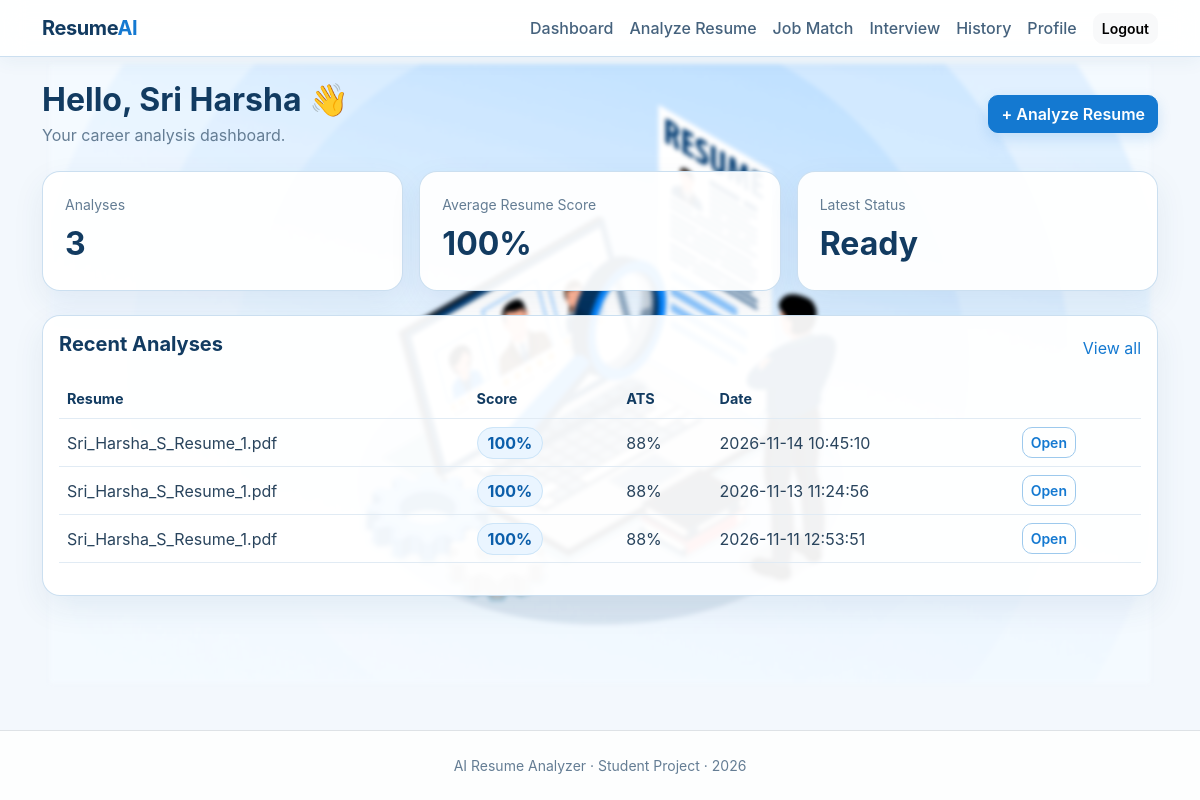
The app's page /dashboard (signed in) with its own data.
### tables this page shows
CREATE TABLE users (
            id INTEGER PRIMARY KEY AUTOINCREMENT,
            name TEXT NOT NULL,
            email TEXT UNIQUE NOT NULL,
            password_hash TEXT NOT NULL,
            career_goal TEXT DEFAULT '',
            created_at TEXT NOT NULL
        );

CREATE TABLE analyses (
            id INTEGER PRIMARY KEY AUTOINCREMENT,
            user_id INTEGER NOT NULL,
            filename TEXT NOT NULL,
            resume_text TEXT NOT NULL,
            score INTEGER NOT NULL,
            ats_score INTEGER NOT NULL,
            skills TEXT NOT NULL,
            strengths TEXT NOT NULL,
            weaknesses TEXT NOT NULL,
            suggestions TEXT NOT NULL,
            created_at TEXT NOT NULL,
            FOREIGN KEY(user_id) REFERENCES users(id)
        );

### app.py (the view)
@app.route("/dashboard")
@login_required
def dashboard():
    db = get_db()
    analyses = db.execute(
        "SELECT * FROM analyses WHERE user_id = ? ORDER BY id DESC LIMIT 5",
        (current_user.id,)
    ).fetchall()
    total = db.execute("SELECT COUNT(*) c FROM analyses WHERE user_id = ?", (current_user.id,)).fetchone()["c"]
    avg = db.execute("SELECT AVG(score) a FROM analyses WHERE user_id = ?", (current_user.id,)).fetchone()["a"]
    avg = round(avg or 0)
    return render_template("dashboard.html", analyses=analyses, total=total, avg=avg)

### app.py (called while the page is built)
def get_db():
    if "db" not in g:
        g.db = sqlite3.connect(DATABASE)
        g.db.row_factory = sqlite3.Row
    return g.db

@login_manager.user_loader
def load_user(user_id):
    db = get_db()
    row = db.execute("SELECT * FROM users WHERE id = ?", (user_id,)).fetchone()
    if not row:
        return None
    return User(row["id"], row["name"], row["email"], row["password_hash"])

@app.context_processor
def inject_year():
    return {"current_year": datetime.now().year}

### templates/dashboard.html (shortened to what this page needs)
{% extends "base.html" %}
{% block content %}
<div class="d-flex flex-wrap justify-content-between align-items-center mb-4">
    <div><h2 class="fw-bold mb-1">Hello, {{ current_user.name }} 👋</h2><p class="text-secondary mb-0">Your career analysis dashboard.</p></div>
    <a class="btn btn-primary" href="{{ url_for('upload') }}">+ Analyze Resume</a>
</div>
<div class="row g-3 mb-4">
    <div class="col-md-4"><div class="stat-card"><small>Analyses</small><strong>{{ total }}</strong></div></div>
    <div class="col-md-4"><div class="stat-card"><small>Average Resume Score</small><strong>{{ avg }}%</strong></div></div>
    <div class="col-md-4"><div class="stat-card"><small>Latest Status</small><strong>{{ "Ready" if total else "Start" }}</strong></div></div>
</div>
<div class="card app-card">
<div class="card-body">
    <div class="d-flex justify-content-between align-items-center"><h5 class="fw-bold">Recent Analyses</h5><a href="{{ url_for('history') }}">View all</a></div>
    {% if analyses %}
    <div class="table-responsive">
    <table class="table align-middle mt-3">
        <thead><tr><th>Resume</th><th>Score</th><th>ATS</th><th>Date</th><th></th></tr></thead>
        <tbody>
        {% for a in analyses %}
        <tr><td>{{ a.filename }}</td><td><span class="score-pill">{{ a.score }}%</span></td><td>{{ a.ats_score }}%</td><td>{{ a.created_at }}</td><td><a class="btn btn-sm btn-outline-primary" href="{{ url_for('analysis', analysis_id=a.id) }}">Open</a></td></tr>
        {% endfor %}
        </tbody>
    </table>
    </div>
    {% else %}
    <div class="empty-state"><div class="display-6">📄</div><h5>No resume analyzed yet</h5><p class="text-secondary">Upload your first resume to generate your report.</p><a class="btn btn-primary" href="{{ url_for('upload') }}">Upload Resume</a></div>
    {% endif %}
</div>
</div>
{% endblock %}

### static/css/style.css (style rules this page uses)
:root { --primary: #1479d1; --primary-dark: #0b5eaa; --navy: #123b61; --text: #29445d; --muted: #647d94; --line: #d7e7f5; --surface: rgba(255, 255, 255, 0.94); --soft-blue: #eaf5ff; --page-bg: #f3f8fd; }
body { min-height: 100vh; display: flex; flex-direction: column; position: relative; isolation: isolate; color: var(--text); background-color: var(--page-bg); font-family: Inter, system-ui, -apple-system, "Segoe UI", Arial, sans-serif; }
body::before { content: ""; position: absolute; inset: 0; z-index: -1; pointer-events: none; background-image: url("../images/how-ai-resume-screening-is-changing-the-hiring-process.png"); background-repeat: no-repeat; background-position: center 64px; background-size: min(100%, 1100px) auto; filter: blur(2px); }
h1, h2, h3, h4, h5, h6 { color: var(--navy); }
p { color: var(--text); }
.text-secondary, .text-muted { color: var(--muted) !important; }
a { color: var(--primary); text-decoration: none; }
.btn { border-radius: 10px; font-weight: 600; transition: background-color 0.2s ease, border-color 0.2s ease, box-shadow 0.2s ease, transform 0.2s ease; }
.btn-primary { background: var(--primary); border-color: var(--primary); box-shadow: 0 5px 14px rgba(20, 121, 209, 0.16); }
.btn-outline-primary { color: var(--primary); border-color: #9dc9ed; }
.glass-card, .feature-card, .stat-card, .score-card, .app-card { border: 1px solid rgba(201, 222, 240, 0.95); background: var(--surface); border-radius: 18px; box-shadow: 0 12px 32px rgba(34, 79, 116, 0.08); }
.feature-card h5, .app-card h5, .glass-card h4, .glass-card h5 { color: var(--navy); }
.mini-grid small, .stat-card small, .score-card small { display: block; color: var(--muted); }
.stat-card { height: 100%; padding: 22px; }
.stat-card strong { display: block; margin-top: 5px; color: var(--navy); font-size: 32px; }
.score-pill { padding: 5px 10px; border: 1px solid #cde5f8; border-radius: 999px; background: var(--soft-blue); color: var(--primary-dark); font-weight: 700; }
.table { --bs-table-bg: transparent; --bs-table-color: var(--text); --bs-table-border-color: #e1ebf4; --bs-table-hover-bg: #f3f9ff; --bs-table-hover-color: var(--navy); }
.table thead th { color: var(--navy); font-size: 0.9rem; font-weight: 700; white-space: nowrap; }

### records on screen
users: name "Sri Harsha"
analyses: filename "Sri_Harsha_S_Resume_1.pdf", score "100", ats_score "88", created_at "2026-11-14 10:45:10"
analyses: filename "Sri_Harsha_S_Resume_1.pdf", score "100", ats_score "88", created_at "2026-11-13 11:24:56"
analyses: filename "Sri_Harsha_S_Resume_1.pdf", score "100", ats_score "88", created_at "2026-11-11 12:53:51"

### other values on screen
{{ total }} "3"
{{ avg }} "100"
{{ "Ready" if total else "Start" }} "Ready"
